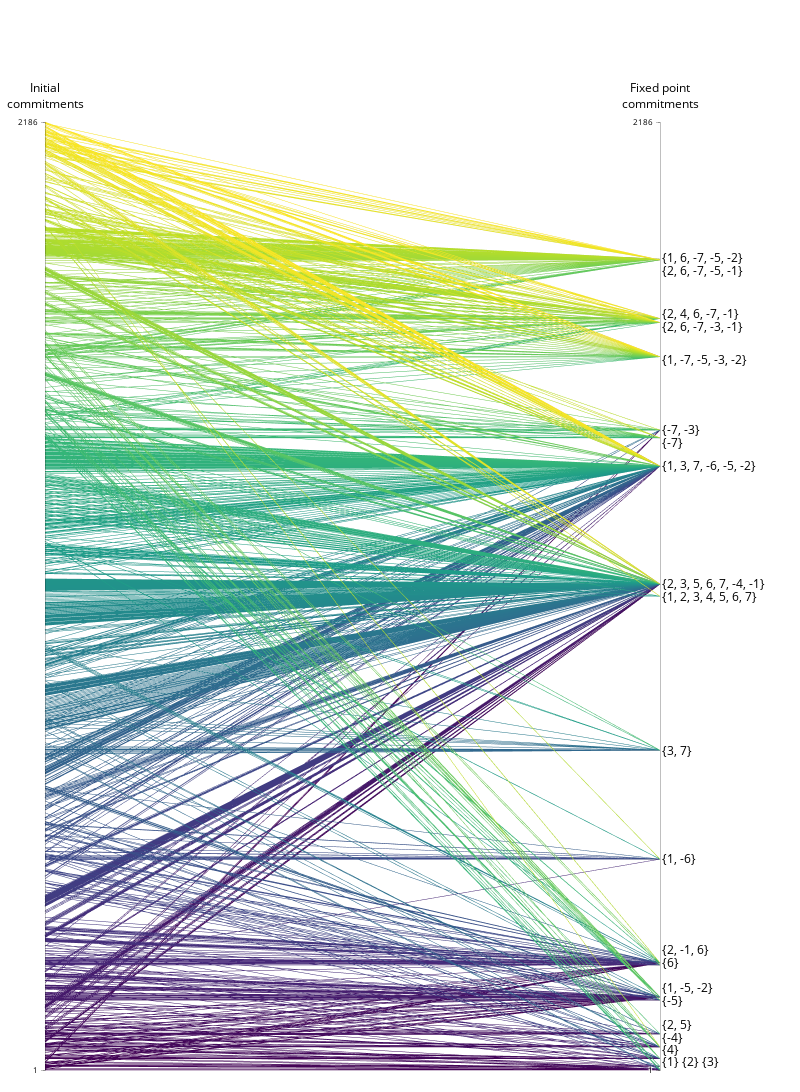

The cell this chart's notebook holds for it:
### Code cell
# loop for line plots

#ds = "[[-7, -5], [3, -1, 5], [2, 7], [-6, -7], [4, -3], [-7, 3]]"
#ds = "[[-5, -2, -6], [-4, -1, -5], [-7, 4], [3, 7, 6], [7, 2, -4], [5, -1], [-3, -4]]"

ds = "[[-6, 1], [-5, 7, -6], [-3, -7], [-2, -5], [7, 4, 1], [-2, 1]]"

for configuration in [(0.55, 0.35, 0.1)]: #ex_fp_df["configuration"].unique():
    
    # unpack weights
    alpha_a, alpha_s, alpha_f = configuration
    
    # create strings for annotation and filename
    annotation_text = r"$(\alpha_{A}, \alpha_{S}, \alpha_{F}) = " + "({},\ {},\ {})$".format(alpha_a, alpha_s, alpha_f)
    file_name = "full_spec_lines2_{}_{}_{}.png".format(str(alpha_a)[2:], str(alpha_s)[2:], str(alpha_f)[2:])


    df = ex_fp_df[(ex_fp_df["configuration"]==configuration) & (ex_fp_df["ds"]==ds)]
    print(df.shape)

    sub_df = df[["ic_int", "fp_ints"]]
    #sub_df = sub_df.set_index(["ic_int"]).apply(pd.Series.explode).reset_index()
    
    #print(sub_df.shape)
    #print(sub_df["fp_ints"].nunique())
    x = sub_df.drop_duplicates(["ic_int", "fp_ints"])
    print(x["fp_ints"].nunique())
    print(x["ic_int"].nunique())
    print(x.groupby(["fp_ints"])["ic_int"].nunique().quantile([0.25, 0.5, 0.75], interpolation="linear"))
    #print(x.shape)

    fig = go.Figure(
        data=go.Parcoords(
            line=dict(#color=sub_df[ep_type + "_ints"],
                      color=sub_df["ic_int"],
                      colorscale="Viridis"),
            tickfont={"size": 8},
            dimensions=list([
                dict(
                    tickvals=[],  #df["ic_int"].unique(),
                    ticktext=[],  # df["init_coms"].unique(),
                    label="Initial<br>commitments", values=sub_df['ic_int'],
                    range=[1,2186]),
                dict(
                    tickvals=[], #df["fp_ints"].unique(),
                    ticktext=[], #df["fp_coms"].unique(),
                    label='Fixed point<br>commitments', values=sub_df["fp_ints"],
                    range=[1,2186])])))
    
    
    
    fig.layout.height = 1200
    fig.layout.width = 800
    fig.update_layout(template="plotly_white",
                      #paper_bgcolor="rgba(0,0,0,0)",
                      #plot_bgcolor="rgba(0,0,0,0)",
                      font={"color": "black", "size": 14})
    
    #fig.update_layout(xaxis=dict(domain=[0.0, 1.0]), yaxis=dict(domain=[0.0, 1.0]))
    
    for fp_int, fp_name in zip(annotation_y, annotation_name):
        fig.add_annotation(dict(font=dict(color="black",size=12),
                                showarrow=False,
                                ax=12.0,
                                ay=fp_int/2186,
                                x=1.00,
                                y=fp_int/2186,
                                text=fp_name,
                                textangle=0,
                                xref="x domain",
                                yref="y domain",
                                xanchor="left"))
        
    
    #fig.update_layout(title_text="Streamlined outputs from full spectrum")
    fig.update_layout(margin={"b":20, "l":45, "r": 140, "t":120})
    
    #fig.add_annotation(dict(font=dict(color="black",size=12),
    #                            showarrow=False,
    #                            x=-0.13,
    #                            y=1.05,
    #                            text=annotation_text,
    #                            textangle=0,
    #                            xref="paper",
    #                            yref="paper"))



    fig.show()
    #pio.write_image(fig, path.join(plot_dir, file_name), scale=2)
    #break

### Figure 1 — Plotly figure (JSON) as saved in the notebook; plotly's stock layout.template omitted (floating-point values rounded to 4 significant figures; data arrays with more than 128 entries replaced by an {"elided": "..."} marker saying what was removed)
{"data": [{"dimensions": [{"label": "Initial<br>commitments", "range": [1, 2186], "ticktext": [], "tickvals": [], "values": {"elided": "1314 int values"}}, {"label": "Fixed point<br>commitments", "range": [1, 2186], "ticktext": [], "tickvals": [], "values": {"elided": "1314 int values"}}], "line": {"color": {"elided": "1314 int values"}, "colorscale": [[0, "#440154"], [0.1111, "#482878"], [0.2222, "#3e4989"], [0.3333, "#31688e"], [0.4444, "#26828e"], [0.5556, "#1f9e89"], [0.6667, "#35b779"], [0.7778, "#6ece58"], [0.8889, "#b5de2b"], [1, "#fde725"]]}, "tickfont": {"size": 8}, "type": "parcoords"}], "layout": {"annotations": [{"ax": 12, "ay": 0.6725, "font": {"color": "black", "size": 12}, "showarrow": false, "text": "{-7}", "textangle": 0, "x": 1, "xanchor": "left", "xref": "x domain", "y": 0.6725, "yref": "y domain"}, {"ax": 12, "ay": 0.5128, "font": {"color": "black", "size": 12}, "showarrow": false, "text": "{2, 3, 5, 6, 7, -4, -1}", "textangle": 0, "x": 1, "xanchor": "left", "xref": "x domain", "y": 0.5128, "yref": "y domain"}, {"ax": 12, "ay": 0.6372, "font": {"color": "black", "size": 12}, "showarrow": false, "text": "{1, 3, 7, -6, -5, -2}", "textangle": 0, "x": 1, "xanchor": "left", "xref": "x domain", "y": 0.6372, "yref": "y domain"}, {"ax": 12, "ay": 0.7937, "font": {"color": "black", "size": 12}, "showarrow": false, "text": "{2, 6, -7, -3, -1}", "textangle": 0, "x": 1, "xanchor": "left", "xref": "x domain", "y": 0.7937, "yref": "y domain"}, {"ax": 12, "ay": 0.7594, "font": {"color": "black", "size": 12}, "showarrow": false, "text": "{1, -7, -5, -3, -2}", "textangle": 0, "x": 1, "xanchor": "left", "xref": "x domain", "y": 0.7594, "yref": "y domain"}, {"ax": 12, "ay": 0.8669, "font": {"color": "black", "size": 12}, "showarrow": false, "text": "{1, 6, -7, -5, -2}", "textangle": 0, "x": 1, "xanchor": "left", "xref": "x domain", "y": 0.8669, "yref": "y domain"}, {"ax": 12, "ay": 0.8074, "font": {"color": "black", "size": 12}, "showarrow": false, "text": "{2, 4, 6, -7, -1}", "textangle": 0, "x": 1, "xanchor": "left", "xref": "x domain", "y": 0.8074, "yref": "y domain"}, {"ax": 12, "ay": 0.3376, "font": {"color": "black", "size": 12}, "showarrow": false, "text": "{3, 7}", "textangle": 0, "x": 1, "xanchor": "left", "xref": "x domain", "y": 0.3376, "yref": "y domain"}, {"ax": 12, "ay": 0.2136, "font": {"color": "black", "size": 12}, "showarrow": false, "text": "{1, -6}", "textangle": 0, "x": 1, "xanchor": "left", "xref": "x domain", "y": 0.2136, "yref": "y domain"}, {"ax": 12, "ay": 0.118, "font": {"color": "black", "size": 12}, "showarrow": false, "text": "{2, -1, 6}", "textangle": 0, "x": 1, "xanchor": "left", "xref": "x domain", "y": 0.118, "yref": "y domain"}, {"ax": 12, "ay": 0.5, "font": {"color": "black", "size": 12}, "showarrow": false, "text": "{1, 2, 3, 4, 5, 6, 7}", "textangle": 0, "x": 1, "xanchor": "left", "xref": "x domain", "y": 0.5, "yref": "y domain"}, {"ax": 12, "ay": 0.8532, "font": {"color": "black", "size": 12}, "showarrow": false, "text": "{2, 6, -7, -5, -1}", "textangle": 0, "x": 1, "xanchor": "left", "xref": "x domain", "y": 0.8532, "yref": "y domain"}, {"ax": 12, "ay": 0.07777, "font": {"color": "black", "size": 12}, "showarrow": false, "text": "{1, -5, -2}", "textangle": 0, "x": 1, "xanchor": "left", "xref": "x domain", "y": 0.07777, "yref": "y domain"}, {"ax": 12, "ay": 0.6862, "font": {"color": "black", "size": 12}, "showarrow": false, "text": "{-7, -3}", "textangle": 0, "x": 1, "xanchor": "left", "xref": "x domain", "y": 0.6862, "yref": "y domain"}, {"ax": 12, "ay": 0.01235, "font": {"color": "black", "size": 12}, "showarrow": false, "text": "{4}", "textangle": 0, "x": 1, "xanchor": "left", "xref": "x domain", "y": 0.01235, "yref": "y domain"}, {"ax": 12, "ay": 0.0247, "font": {"color": "black", "size": 12}, "showarrow": false, "text": "{-4}", "textangle": 0, "x": 1, "xanchor": "left", "xref": "x domain", "y": 0.0247, "yref": "y domain"}, {"ax": 12, "ay": 0.0004575, "font": {"color": "black", "size": 12}, "showarrow": false, "text": "{1} {2} {3}", "textangle": 0, "x": 1, "xanchor": "left", "xref": "x domain", "y": 0.0004575, "yref": "y domain"}, {"ax": 12, "ay": 0.03843, "font": {"color": "black", "size": 12}, "showarrow": false, "text": "{2, 5}", "textangle": 0, "x": 1, "xanchor": "left", "xref": "x domain", "y": 0.03843, "yref": "y domain"}, {"ax": 12, "ay": 0.06404, "font": {"color": "black", "size": 12}, "showarrow": false, "text": "{-5}", "textangle": 0, "x": 1, "xanchor": "left", "xref": "x domain", "y": 0.06404, "yref": "y domain"}, {"ax": 12, "ay": 0.1043, "font": {"color": "black", "size": 12}, "showarrow": false, "text": "{6}", "textangle": 0, "x": 1, "xanchor": "left", "xref": "x domain", "y": 0.1043, "yref": "y domain"}], "font": {"color": "black", "size": 14}, "height": 1200, "margin": {"b": 20, "l": 45, "r": 140, "t": 120}, "width": 800}}
